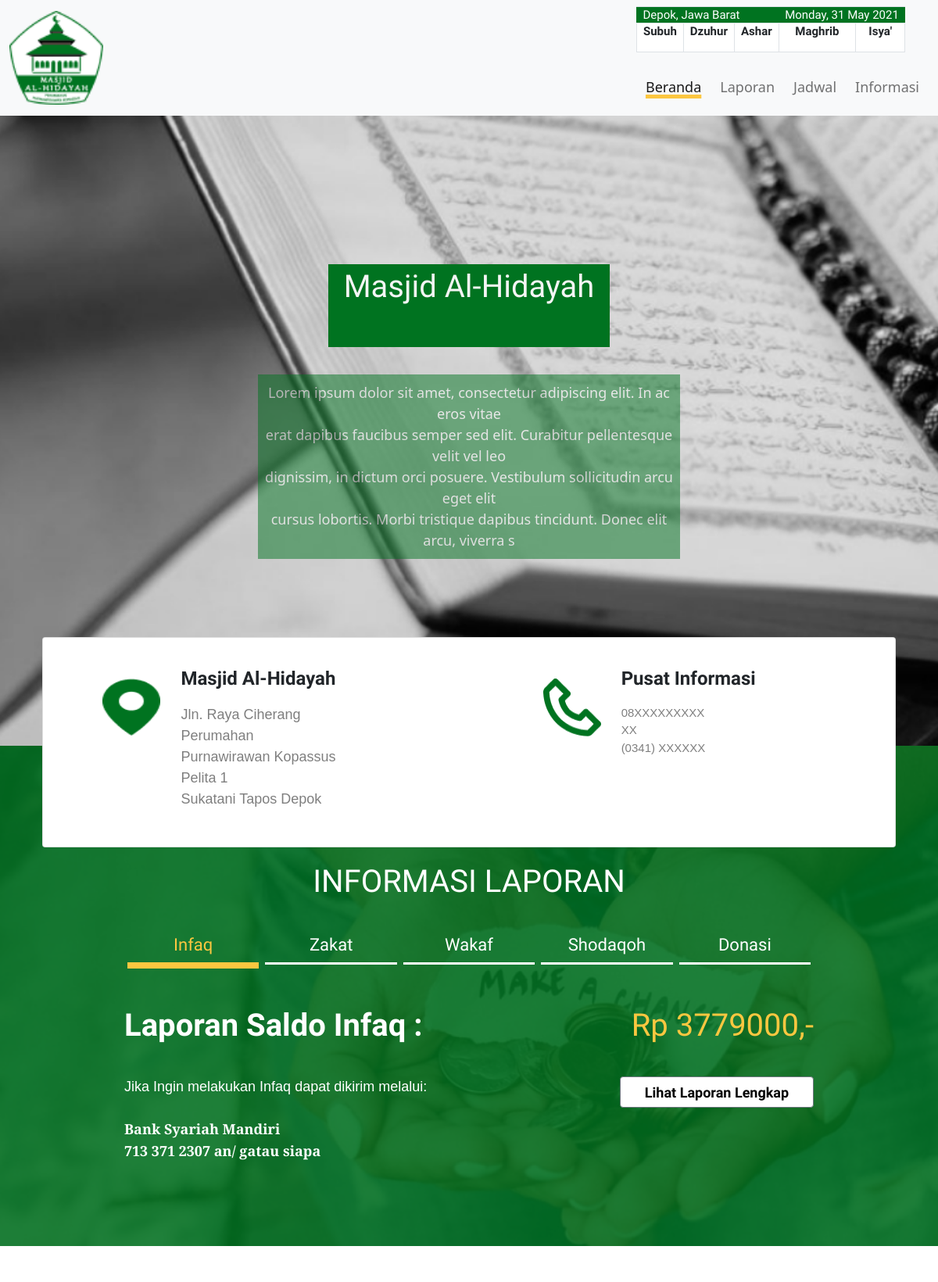
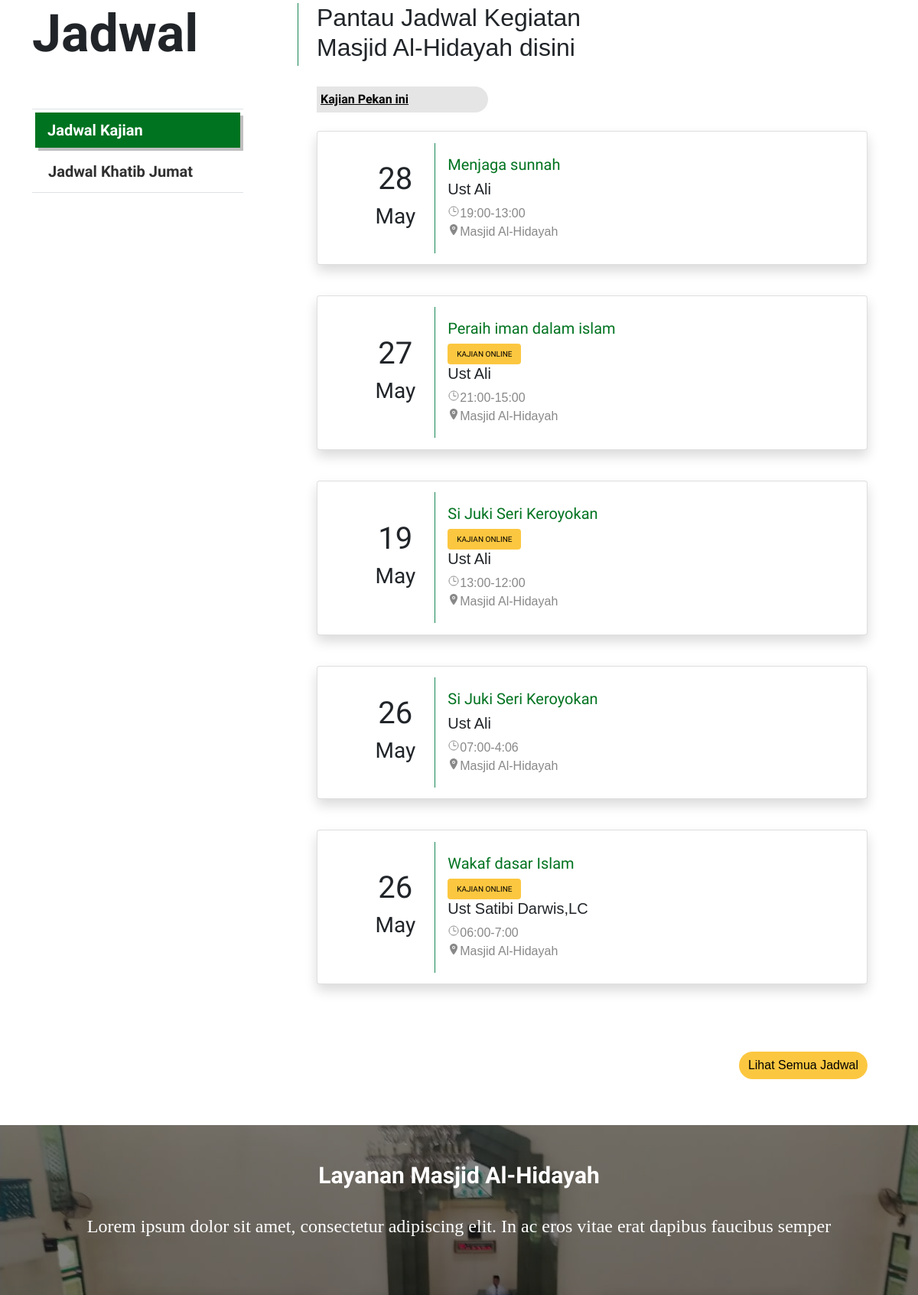
The page / (upper part) on the database its author committed (2 pictures, top to bottom).
### appmasjid/models.py (models this page shows, shortened)
class JadwalModel(models.Model):
    tanggal = models.DateTimeField(auto_now=False, auto_now_add=False)
    selesai = models.TimeField(
        auto_now=False, auto_now_add=False, default="23:00:00")
    title = models.CharField(max_length=100)
    penceramah = models.ForeignKey(PenceramahModel, on_delete=models.CASCADE)
    online = models.BooleanField()
    link = models.CharField(max_length=300, null=True)

class PenceramahModel(models.Model):
    penceramah = models.CharField(max_length=100)
    def __str__(self):
        return self.penceramah

### appmasjid/views.py (the view)
# urls.py: path('', views.index, name='home'),
def index(request):
    solat = fetch_solat()
    solat = solat['results']['datetime'][0]['times']
    jadwal = JadwalModel.objects.all()[:5]
    infaq = InfaqModel.objects.aggregate(Sum('jumlah'))
    zakat = ZakatModel.objects.aggregate(Sum('total'))
    wakaf = WakafModel.objects.aggregate(Sum('jumlah'))
    donasi = DonasiModel.objects.aggregate(Sum('jumlah'))
    shodaqoh = ShodaqohModel.objects.aggregate(Sum('total'))
    kegiatan = KegiatanModel.objects.all()
    jumat = JadwalJumatModel.objects.all()[:5]
    return render(request, 'home.html', {'date': now,
                                         'jadwal': jadwal,
                                         'subuh': solat['Fajr'],
                                         'dzuhur': solat['Dhuhr'],
                                         'ashr': solat['Asr'],
                                         'maghrib': solat['Maghrib'],
                                         'isya': solat['Isha'],
                                         'navhome' : 'active',
                                         'infaq': infaq,'zakat': zakat,'wakaf': wakaf,'donasi': donasi,'shodaqoh': shodaqoh,
                                         'kegiatan': kegiatan,
                                         'jumat':jumat})

### appmasjid/views.py (called while the page is built)
def fetch_solat():
    tanggal = timezone.now()
    tanggal = tanggal.strftime("%Y-%m-%d")
    data = requests.get(
        "https://api.pray.zone/v2/times/day.json?city=jakarta&date=" + tanggal)
    return data.json()

### templates/home.html (shortened to what this page needs)
{% extends 'base.html' %} {% load static %}
{% block content %}
<div class="row vertical-center beranda1">
    <div class="text-center col-sm">
        <h1 style="color: whitesmoke">Masjid Al-Hidayah</h1>
        <p>
            Lorem ipsum dolor sit amet, consectetur adipiscing elit. In ac eros vitae
            <br /> erat dapibus faucibus semper sed elit. Curabitur pellentesque velit vel leo <br /> dignissim, in dictum orci posuere. Vestibulum sollicitudin arcu eget elit
            <br /> cursus lobortis. Morbi tristique dapibus tincidunt. Donec elit arcu, viverra s
        </p>
        <div class="d-none  d-lg-block container">
            <div class="row justify-content-md-center">
                <div class="col-sm-12 home-info">
                    <div class="card home-info" style="height: auto">
                        <div class="card-horizontal">
                            <div class="img-square-wrapper" style="margin-top: 20px; margin-right: 10px">
                                <img class="card-gambar" src="{% static 'img/location.png' %}" alt="Card image cap" />
                            </div>
                            <div class="card-body" style="text-align: left">
                                <h4 class="card-title">Masjid Al-Hidayah</h4>
                                <p class="card-text" style="text-align: left; background: none">
                                    Jln. Raya Ciherang <br />Perumahan Purnawirawan Kopassus Pelita 1<br /> Sukatani Tapos Depok
                                </p>
                            </div>
                            <div class="img-square-wrapper" style="margin-top: 20px; margin-right: 10px">
                                <img class="card-gambar" src="{% static 'img/phone.png' %}" alt="Card image cap" />
                            </div>
                            <div class="card-body" style="text-align: left; font-size: 15px">
                                <h4 class="card-title">Pusat Informasi</h4>
                                <p class="card-text" style="text-align: left;background: none;color: #000000;font-size: 15px;">
                                    08XXXXXXXXXXX <br /> (0341) XXXXXX
                                </p>
                            </div>
                        </div>
                    </div>
                </div>
            </div>
        </div>
    </div>
</div>
<div class="container-fluid vertical-center beranda2">
    <h1>INFORMASI LAPORAN</h1>
    <div class="col-md-9 mx-auto" style="position: relative">
        <div class="tab laporan-tab">
            <ul class="nav nav-tabs nav-justified">
                <li class="nav-item mr-1">
                    <a href="#infaq" class="nav-link link active" data-bs-toggle="tab">
            Infaq
          </a>
                </li>
                <li class="nav-item mr-1">
                    <a href="#zakat" class="nav-link link" data-bs-toggle="tab">
            Zakat
          </a>
                </li>
                <li class="nav-item mr-1">
                    <a href="#wakaf" class="nav-link link" data-bs-toggle="tab">
            Wakaf
          </a>
                </li>
                <li class="nav-item mr-1">
                    <a href="#shodaqoh" class="nav-link link" data-bs-toggle="tab">
            Shodaqoh
          </a>
                </li>
                <li class="nav-item mr-1">
                    <a href="#donasi" class="nav-link link" data-bs-toggle="tab">
            Donasi
          </a>
                </li>
            </ul>
        </div>
        <div class="detail-laporan">
            <div class="tab-content flex-center">
                <div class="tab-pane fade show active content" id="infaq">
                    <div class="total">
                        <h1><strong>Laporan Saldo Infaq : </strong></h1>
                        <h1 id="number">Rp {{infaq.jumlah__sum}},-</h1>
                    </div>
                    <div class="details ">
                        <div class="norek">
                            <p>
                              Jika Ingin melakukan Infaq dapat dikirim melalui:<br/><br/> <b>Bank Syariah Mandiri<br/> 713 371 2307  an/ gatau siapa </b>
                            </p>
                        </div>
                        <div class="d-none d-lg-block div-laporan">
                            <button class="btn btn-secondary btn-laporan">
                <a href="{% url 'laporan' %}"> Lihat Laporan Lengkap </a>
              </button>
                        </div>
                    </div>
                </div>
            </div>
        </div>
    </div>
</div>
<div class="containter-fluid beranda3" style="padding-top: 50px">
    <div class="container">
        <div class="row">
            <div class="row">
                <div class="col-md-4 tab-col">
                    <h1 class="border-end border-success">
                        <strong>Jadwal</strong>
                    </h1>
                    <br />
                    <br />
                    <div class="col-md-3">
                        <ul class="nav nav-tabs flex-column">
                            <li class="nav-item mr-1 data">
                                <a href="#jadwal-kajian" class="nav-link active" data-bs-toggle="tab">Jadwal Kajian</a
                >
              </li>
              <li class="nav-item mr-1 data">
                <a href="#jadwal-jumat" class="nav-link" data-bs-toggle="tab"
                  >Jadwal Khatib Jumat</a
                >
              </li>
            </ul>
          </div>
        </div>
        <div class="col-md-8 playfair float-end">
          <h2 class="d-none d-xl-block">Pantau Jadwal Kegiatan <br />Masjid Al-Hidayah disini</h2>
          <br />
          <div class="tab-content flex-center">
            <div class="data tab-pane fade show active" id="jadwal-kajian">
              <div class="row">
                <div class="col-4 mulish">
                  <a class="d-none d-xl-block"
                    style="
                      background-color: #e5e5e5;
                      padding: 5px;
                      padding-right: 100px;
                      border-radius: 0px 17.5px 17.5px 0px;
                      font-weight: bold;
                      color: black;
                    "
                    >Kajian Pekan ini <br
                  /></a>
                    </div>
                </div>
                <br /> {% for data in jadwal%}
                <div class="card mb-3 shadow card-jadwal">
                    <div class="row g-0">
                        <div class="col-md-2 align-self-center text-center ">
                            <h1 class="card-title">{{data.tanggal|date:"d"}}</h1>
                            <h3 class="card-title">{{data.tanggal|date:"F"}}</h3>
                        </div>
                        <div class="col-md-10 border-start border-success text-start" style="border: #007320;">
                            <div class="card-body">
                                <h5 class="card-title bold" style="color: #007320;">{{data.title}}</h5>
                                {% if data.online%}
                                <a href='{{data.link}}' target="_blank" class="btn btn-primary bold" style="background-color: #fcc740; color: black; border: none; font-size: 10px;">KAJIAN ONLINE</a>
                                {% endif %}
                                <div class="playfair">
                                    <h5 class="card-title">{{data.penceramah}}</h5>
                                    <div class="row" style="color: #888888">
                                        <a class="card-text" style="color: #888888; text-decoration: none">
                                            <ion-icon name="time-outline"></ion-icon>{{data.tanggal|date:"H:i"}}-{{data.selesai|date:'G:i'}}
                                            <br/>
                                        </a>
                                    </div>
                                    <div class="row" style="color: #888888">
                                        <a class="card-text" style="color: #888888; text-decoration: none">
                                            <ion-icon name="location"></ion-icon>Masjid Al-Hidayah
                                        </a>
                                    </div>
                                </div>
                            </div>
                        </div>
                    </div>
                </div>
                <br /> {% endfor %}
                <br />
                <br />
                <a class="btn btn-primary" href="{% url 'jadwal'%}" style="
                  background-color: #fcc740;
                  color: black;
                  border: none;
                  float: right;
                  border-radius: 50px;
                ">Lihat Semua Jadwal</a
              >
              <br />
              <br />
              <br />
              <br />
            </div>
          </div>
        </div>
        </div>
    </div>
  </div>
  </div>
<div class="containter-fluid vertical center beranda4 pt-5 pb-5">
    <div class="container">
      <div class="row">
        <div>
          <h1
            style="
              color: white;
              font-size: 30px;
              font-family: Mulish;
              font-style: normal;
              font-weight: bold;
            "
            class="d-flex justify-content-center"
          >
            <strong>Layanan Masjid Al-Hidayah</strong>
          </h1>
          <br />
          <h5
            style="
              color: white;
              font-size: 24px;
              font-family: Playfair Display;
              font-style: normal;
              font-weight: normal;
              line-height: 32px;
            "
            class="d-flex justify-content-center"
          >
            Lorem ipsum dolor sit amet, consectetur adipiscing elit. In ac eros
            vitae erat dapibus faucibus semper
          </h5>
          <br />
          <br />
        </div>
      </div>
        <div class="col-md-12">
          <div class="row justify-content-center">
            <div class="d-flex justify-content-center containercardSlide4">
            </div>
          </div>
        </div>
      </div>
    </div>
    <br />
    <br />
    <br />
{% endblock content %}

### static/css/base.css (style rules this page uses)
* { box-sizing: border-box; }
body { margin: 0; font-family: "Mulish", sans-serif; overflow-x: hidden!important }
.mulish { font-family: 'Mulish', sans-serif; }
.playfair { font-family: 'Playfair Display', sans-serif; }
.home-info h4 { font-family: 'Mulish', sans-serif; font-weight: bold; }
.home-info p { font-family: "Playfair Display", sans-serif; color: black !important; font-size: 18px; }
.beranda1 { padding: auto; margin: auto; background-image: url("../img/fotoHome.png"); background-repeat: no-repeat; background-size: cover; }
.div-laporan { display: flex; align-items: center; }
.btn-laporan { width: 248px; height: 40px; background-color: white !important; font-weight: bold; font-size: 18px; border-radius: 20px; float: right; }
.btn-laporan a { text-decoration: none; color: black; }
.beranda1 h1 { color: whitesmoke; text-align: center; margin: 190px auto 35px auto; font-family: "Mulish"; background-color: #007320; padding-top: 5px; width: 30%; height: 12%; }
.beranda1 p { color: whitesmoke; text-align: center; font-size: 18px; background-color: #007320; display: inline-block; padding-top: 10px; padding-bottom: 10px; width: 45%; height: auto; opacity: 0.5; margin-bottom: 100px; }
.card-horizontal { display: flex; }
.card-gambar { padding-top: 10px; width: 74px; height: 84px; }
.beranda2 { padding: auto; margin: auto; margin-top: -77px; background-image: url("../img/fotoHome2.png"); box-shadow: inset 0 0 0 2000px rgba(0, 115, 32, 0.85); background-repeat: no-repeat; background-size: cover; font-family: 'Mulish', sans-serif; }
.beranda4 { padding: auto; margin: auto; background-image: url("../img/fotoSlide4home.png"); box-shadow: inset 0 0 0 2000px rgba(0, 0, 0, 0.5); background-repeat: no-repeat; background-size: cover; }
.laporan-tab li .active { border-bottom: 8px solid #FCC740 !important; background-color: transparent !important; transition: border-bottom .5s ease; }
.laporan-tab .nav-link { border-bottom: solid white 3px !important; }
.laporan-tab .link { color: #ffffff; }
.laporan-tab li .active { color: #FCC740 !important; }
.laporan-tab .nav-tabs { border-bottom: none !important; }
.laporan-tab .nav-tabs .nav-link { border-left: none !important; border-top: none !important; border-right: none !important; }
.detail-laporan .content { display: flex; justify-content: space-around; }
.beranda3 ul { width: 276px; border-top: 1px solid #dee2e6; }
.beranda3 ul .active { background-color: #007320 !important; color: #ffffff !important; border-radius: 0; border: none !important; box-shadow: 4px 4px 0px rgba(0, 0, 0, 0.25) }
.beranda3 ul .nav-link { background-color: #ffffff; color: #303030; }
.tab-col { font-family: 'Mulish', sans-serif; font-weight: bold; }
.tab-col h1 strong { font-size: 68px; }
.tab-col a { font-size: 20px; }
.card-jadwal { font-family: 'Mulish', sans-serif; }
ul { list-style-type: none; margin: 0; padding: 0; }
ul>li { padding: 4px; color: #c5cae9; }
.card { padding: 2% 7%; }
.beranda2 { height: 80vh; padding-top: 150px; color: white; }
.beranda2 h1 { display: flex; justify-content: center; }
.detail-laporan { margin-top: 46px; display: flex; flex-direction: column; }
.tab { font-size: 22px; line-height: 28px; text-align: center; margin-top: 31px; }
.total { display: flex; flex-direction: row; justify-content: space-between; font-size: 36px; }
.details { display: flex; flex-direction: row; font-size: 18px; font-weight: normal; justify-content: space-between; margin-top: 33px; }
.details p { font-family: 'Playfair Display', sans-serif; font-size: 18px; }
.details button { width: 248px; font-family: 'Mulish', sans-serif; font-size: 18px; font-weight: bold; }
.details p { width: 452px; }
#number { color: #fcc740; }
.containercardSlide4 { position: relative; width: 1100px; display: flex; justify-content: center; flex-wrap: wrap; padding: 30px; }

### rows shown on the page
JadwalModel: tanggal "28", tanggal "May", title "Menjaga sunnah", penceramah "Ust Ali", tanggal "19:00", selesai "13:00"
JadwalModel: tanggal "27", tanggal "May", title "Peraih iman dalam islam", penceramah "Ust Ali", tanggal "21:00", selesai "15:00"
JadwalModel: tanggal "19", tanggal "May", title "Si Juki Seri Keroyokan", penceramah "Ust Ali", tanggal "13:00", selesai "12:00"
JadwalModel: tanggal "26", tanggal "May", title "Si Juki Seri Keroyokan", penceramah "Ust Ali", tanggal "07:00", selesai "4:06"
JadwalModel: tanggal "26", tanggal "May", title "Wakaf dasar Islam", penceramah "Ust Satibi Darwis,LC", tanggal "06:00", selesai "7:00"

### other values the page prints
{{ date }} "Monday, 31 May 2021"
{{ infaq.jumlah__sum }} "3779000"
